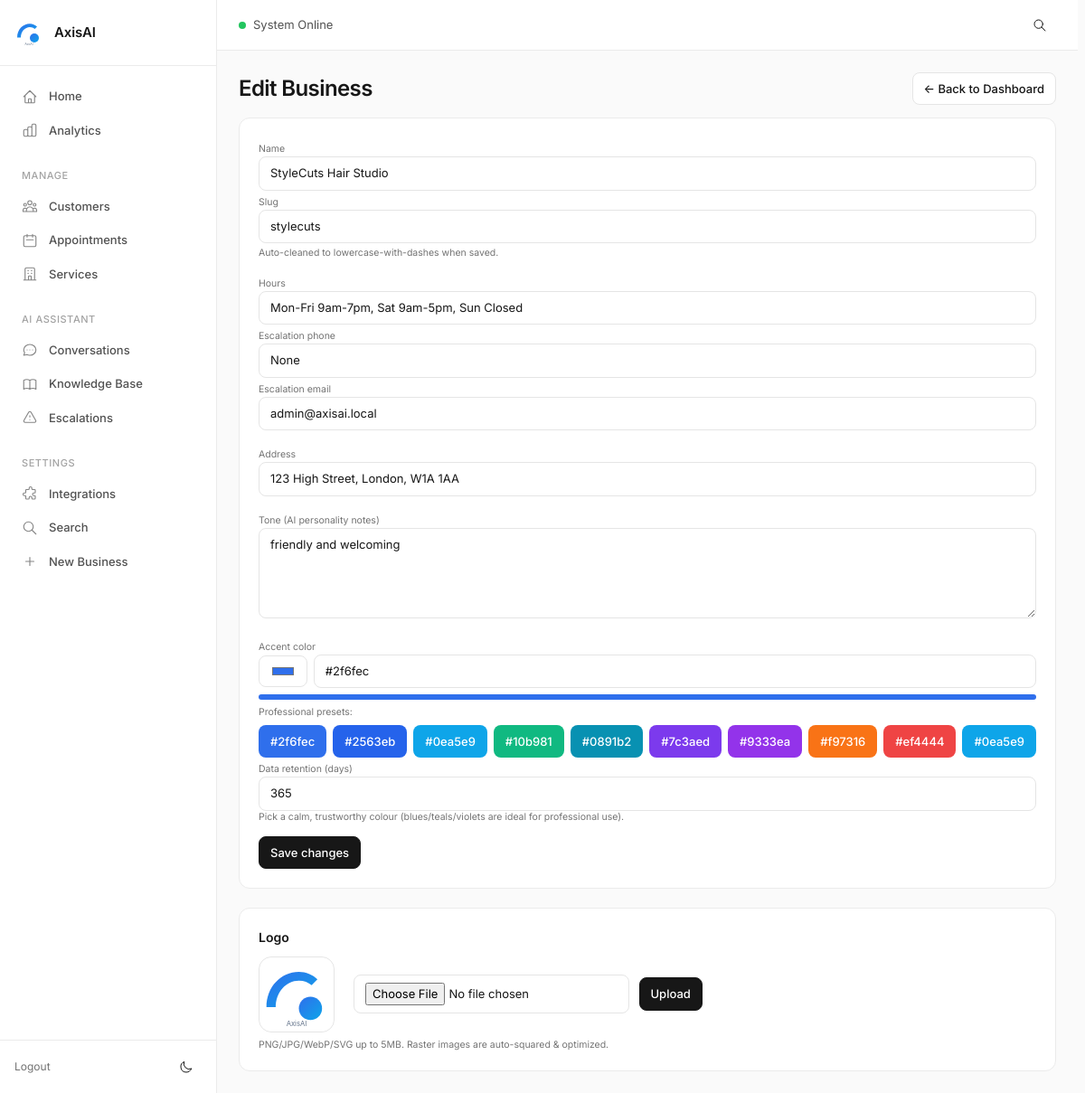
/business/9/edit (signed in), run on the app's committed database.
### tables this page shows
CREATE TABLE businesses (
            id INTEGER PRIMARY KEY AUTOINCREMENT,
            name TEXT NOT NULL UNIQUE,
            slug TEXT NOT NULL UNIQUE,
            created_at TEXT NOT NULL DEFAULT CURRENT_TIMESTAMP
        , hours TEXT, address TEXT, services TEXT, tone TEXT, escalation_phone TEXT, escalation_email TEXT, data_retention_days INTEGER DEFAULT 365, accent_color TEXT, logo_path TEXT, settings_json TEXT, files_path TEXT, static_path TEXT, archived INTEGER DEFAULT 0, tenant_key TEXT);

### dashboard.py (the view, shortened to what this page needs)
@app.route("/business/<int:business_id>/edit", methods=["GET", "POST"])
def edit_business(business_id: int):
    if session.get("user") is None:
        return redirect(url_for("auth.login"))
    user = session.get("user")
    if user and user.get("role") != "admin":
        if not user_can_access_business(user, business_id):
            abort(403)
    b = get_business_by_id(business_id)
    if not b:
        flash("Business not found.", "err")
        return redirect(url_for("dashboard"))
    session["active_business_id"] = business_id
    return render_template("edit_business.html", business=b)

### core/authz.py (called while the page is built)
def get_allowed_business_ids_for_user(user) -> List[int]:
    if not user:
        return []
    if user.get("role") == "admin":
        with get_conn() as con:
            return [r["id"] for r in con.execute("SELECT id FROM businesses").fetchall()]
    with get_conn() as con:
        rows = con.execute("SELECT business_id FROM business_users WHERE user_id=?", (user["id"],)).fetchall()
        return [r["business_id"] for r in rows]

### core/csrf.py (called while the page is built, shortened)
def _get_token():
    tok = session.get("csrf_token")
    if not tok:
        tok = secrets.token_urlsafe(32)
        session["csrf_token"] = tok
    return tok

def register_csrf(app):
    @app.context_processor
    def inject_csrf():
        return {"csrf_token": _get_token()}
    @app.before_request
    def enforce_csrf():
        if request.method in _EXEMPT_METHODS:
            return

### core/db.py (called while the page is built)
def get_conn() -> sqlite3.Connection:
    con = sqlite3.connect(DB_PATH, timeout=30.0)
    con.row_factory = sqlite3.Row
    con.execute("PRAGMA foreign_keys = ON;")
    con.execute("PRAGMA journal_mode = WAL;")  # Better concurrency
    return con

def _col_exists(cur: sqlite3.Cursor, table: str, col: str) -> bool:
    if not table.isidentifier():
        raise ValueError(f"Invalid table name: {table}")
    rows = cur.execute(f"PRAGMA table_info({table})").fetchall()
    return any(r[1] == col for r in rows)

def _table_exists(cur: sqlite3.Cursor, table: str) -> bool:
    r = cur.execute(
        "SELECT 1 FROM sqlite_master WHERE type='table' AND name=? LIMIT 1", (table,)
    ).fetchone()
    return bool(r)

def _safe_alter_add_column(cur: sqlite3.Cursor, table: str, col: str, ddl: str) -> None:
    try:
        if not _col_exists(cur, table, col):
            cur.execute(ddl)
    except sqlite3.OperationalError as e:
        logger.warning(f"Could not add column {col} to {table}: {e}")

def list_businesses(limit: int = 100, include_archived: bool = False) -> List[Dict[str, Any]]:
    with get_conn() as con:
        if include_archived:
            rows = con.execute(
                "SELECT * FROM businesses ORDER BY id LIMIT ?", (limit,)
            ).fetchall()
        else:
            rows = con.execute(
                "SELECT * FROM businesses WHERE archived = 0 ORDER BY id LIMIT ?", (limit,)
            ).fetchall()
        return [dict(r) for r in rows]

### templates/edit_business.html (shortened to what this page needs)
{% extends "base.html" %}
{% block content %}
<div class="flex items-center justify-between mb-4">
  <h1 class="page-title">Edit Business</h1>
  <a class="btn" href="{{ url_for('dashboard') }}">← Back to Dashboard</a>
</div>
<form class="card p-6 grid gap-4" method="post">
  <div class="grid-2">
    <div>
      <label class="subtle text-xs">Name</label>
      <input class="input" name="name" value="{{ business['name'] }}">
    </div>
    <div>
      <label class="subtle text-xs">Slug</label>
      <input class="input" name="slug" value="{{ business['slug'] }}">
      <div class="subtle text-xs mt-1">Auto-cleaned to lowercase-with-dashes when saved.</div>
    </div>
  </div>
  <div class="grid-3">
    <div>
      <label class="subtle text-xs">Hours</label>
      <input class="input" name="hours" value="{{ business.get('hours','') }}">
    </div>
    <div>
      <label class="subtle text-xs">Escalation phone</label>
      <input class="input" name="escalation_phone" value="{{ business.get('escalation_phone','') }}">
    </div>
    <div>
      <label class="subtle text-xs">Escalation email</label>
      <input class="input" name="escalation_email" value="{{ business.get('escalation_email','') }}">
    </div>
  </div>
  <div>
    <label class="subtle text-xs">Address</label>
    <input class="input" name="address" value="{{ business.get('address','') }}">
  </div>
  <div>
    <label class="subtle text-xs">Tone (AI personality notes)</label>
    <textarea class="input" name="tone" rows="3">{{ business.get('tone','') }}</textarea>
  </div>
  <div class="grid-3 items-end">
    <div>
      <label class="subtle text-xs">Accent color</label>
      {% set ac = business.get('accent_color') or '#2f6fec' %}
      <div class="flex items-center gap-2">
        <input type="color" class="h-10 w-16 input" name="accent_color" value="{{ ac }}" oninput="document.getElementById('brandPreview').style.background=this.value">
        <input class="input" name="accent_color" value="{{ ac }}" oninput="document.getElementById('brandPreview').style.background=this.value">
      </div>
      <div id="brandPreview" class="mt-2" style="height:6px; border-radius:999px; background: {{ ac }}"></div>
      <div class="subtle text-xs mt-2">Professional presets:</div>
      <div class="flex flex-wrap gap-2 mt-2">
        {% for c in ['#2f6fec','#2563eb','#0ea5e9','#10b981','#0891b2','#7c3aed','#9333ea','#f97316','#ef4444','#0ea5e9'] %}
          <button onclick="event.preventDefault(); document.querySelectorAll('input[name=accent_color]').forEach(i=>i.value='{{ c }}'); document.getElementById('brandPreview').style.background='{{ c }}'" class="btn" style="background: {{ c }}; border-color: transparent; color: #fff;">{{ c }}</button>
        {% endfor %}
      </div>
    </div>
    <div>
      <label class="subtle text-xs">Data retention (days)</label>
      <input class="input" name="data_retention_days" type="number" min="0" value="{{ business.get('data_retention_days') or '' }}">
    </div>
    <div class="subtle text-xs">
      Pick a calm, trustworthy colour (blues/teals/violets are ideal for professional use).
    </div>
  </div>
  <div>
    <button class="btn btn-primary" type="submit">Save changes</button>
  </div>
</form>
<div class="card p-6 mt-6">
  <div class="font-semibold mb-3">Logo</div>
  <div class="flex items-center gap-6">
    <div class="w-24 h-24 rounded-2xl border flex items-center justify-center bg-white">
      {% if business.get('logo_path') %}
        <img src="{{ url_for('static', filename=business['logo_path']) }}" class="max-w-full max-h-full object-contain">
      {% else %}
        <img src="{{ url_for('static', filename='logo.svg') }}" class="max-w-full max-h-full object-contain">
      {% endif %}
    </div>
    <form method="post" action="{{ url_for('upload_logo', business_id=business['id']) }}" enctype="multipart/form-data" class="flex items-center gap-3">
      <input type="file" name="logo" accept=".png,.jpg,.jpeg,.webp,.svg" class="input" style="width:auto;">
      <button class="btn btn-primary">Upload</button>
    </form>
  </div>
  <p class="subtle text-xs mt-2">PNG/JPG/WebP/SVG up to 5MB. Raster images are auto-squared & optimized.</p>
</div>
{% endblock %}

### static/axis.css (style rules this page uses)
:root { --brand: var(--brand1, #000000); --brand-light: color-mix(in srgb, var(--brand) 8%, transparent); --brand-medium: color-mix(in srgb, var(--brand) 15%, transparent); --bg-page: #fafafa; --bg-sidebar: #ffffff; --bg-card: #ffffff; --bg-elevated: #ffffff; --bg-hover: #f5f5f5; --bg-active: #f0f0f0; --bg-muted: #fafafa; --border-light: #ebebeb; --border-default: #e5e5e5; --border-strong: #d4d4d4; --text-primary: #171717; --text-secondary: #525252; --text-tertiary: #737373; --text-muted: #a3a3a3; --text-inverse: #ffffff; --success: #22c55e; --success-light: #dcfce7; --warning: #f59e0b; --warning-light: #fef3c7; --error: #ef4444; --error-light: #fee2e2; --info: #3b82f6; --info-light: #dbeafe; --shadow-xs: 0 1px 2px rgba(0, 0, 0, 0.04); --shadow-sm: 0 1px 3px rgba(0, 0, 0, 0.06), 0 1px 2px rgba(0, 0, 0, 0.04); --shadow-md: 0 4px 6px -1px rgba(0, 0, 0, 0.06), 0 2px 4px -1px rgba(0, 0, 0, 0.04); --shadow-lg: 0 10px 15px -3px rgba(0, 0, 0, 0.06), 0 4px 6px -2px rgba(0, 0, 0, 0.04); --space-1: 4px; --space-2: 8px; --space-3: 12px; --space-4: 16px; --space-5: 20px; --space-6: 24px; --space-8: 32px; --space-10: 40px; --space-12: 48px; --font-sans: 'Inter', -apple-system, BlinkMacSystemFont, 'Segoe UI', sans-serif; --font-mono: 'SF Mono', 'Monaco', 'Inconsolata', monospace; --radius-sm: 6px; --radius-md: 8px; --radius-lg: 12px; --radius-xl: 16px; --radius-full: 9999px; --transition-fast: 100ms ease; --transition-base: 150ms ease; --transition-slow: 200ms ease; --card-bg: var(--bg-card); --card-border: var(--border-default); --page-bg: var(--bg-page); }
*, *::before, *::after { box-sizing: border-box; }
html { font-size: 14px; -webkit-font-smoothing: antialiased; -moz-osx-font-smoothing: grayscale; }
body { margin: 0; font-family: var(--font-sans); font-size: 1rem; line-height: 1.5; color: var(--text-primary); background: var(--bg-page); }
a { color: inherit; text-decoration: none; }
button { font-family: inherit; cursor: pointer; }
.flex { display: flex; }
.items-center { align-items: center; }
.justify-between { justify-content: space-between; }
.gap-2 { gap: var(--space-2); }
.gap-3 { gap: var(--space-3); }
.gap-4 { gap: var(--space-4); }
.gap-6 { gap: var(--space-6); }
.page-title { font-size: 24px; font-weight: 600; letter-spacing: -0.025em; color: var(--text-primary); }
.card { background: var(--bg-card); border: 1px solid var(--border-light); border-radius: var(--radius-lg); transition: box-shadow var(--transition-base); }
.btn { display: inline-flex; align-items: center; justify-content: center; gap: var(--space-2); padding: var(--space-2) var(--space-3); font-size: 13px; font-weight: 500; line-height: 1.4; border-radius: var(--radius-md); border: 1px solid var(--border-default); background: var(--bg-card); color: var(--text-primary); transition: all var(--transition-fast); white-space: nowrap; }
.btn-primary { background: var(--text-primary); border-color: var(--text-primary); color: var(--text-inverse); }
.input, input[type="text"], input[type="email"], input[type="password"], input[type="number"], input[type="tel"], input[type="url"], input[type="date"], input[type="time"], input[type="datetime-local"], select, textarea { width: 100%; padding: var(--space-2) var(--space-3); font-size: 13px; font-family: inherit; line-height: 1.5; color: var(--text-primary); background: var(--bg-card); border: 1px solid var(--border-default); border-radius: var(--radius-md); transition: all var(--transition-fast); }
.input::placeholder, input::placeholder, textarea::placeholder { color: var(--text-muted); }
textarea { min-height: 100px; resize: vertical; }
.font-semibold { font-weight: 600; }
.subtle { color: var(--text-tertiary); }
.border { border: 1px solid var(--border-default); }
.p-6 { padding: var(--space-6); }
.mb-3 { margin-bottom: var(--space-3); }
.mb-4 { margin-bottom: var(--space-4); }
.mt-2 { margin-top: var(--space-2); }
.grid { display: grid; }

### data on the page
businesses: name "StyleCuts Hair Studio", slug "stylecuts", hours "Mon-Fri 9am-7pm, Sat 9am-5pm, Sun Closed", escalation_email "admin@axisai.local", address "123 High Street, London, W1A 1AA", tone "friendly and welcoming", data_retention_days "365"

### other printed values
{{ c }} "#2f6fec" "#2563eb" "#0ea5e9" "#10b981" "#0891b2" "#7c3aed" "#9333ea" "#f97316" "#ef4444" "#0ea5e9"
